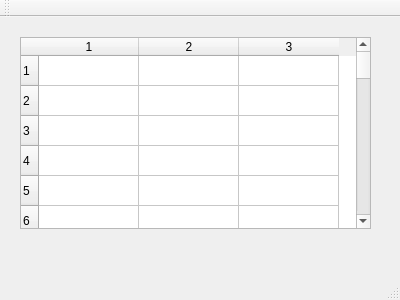
<?xml version="1.0" encoding="UTF-8"?>
<ui version="4.0">
 <class>MainWindow</class>
 <widget class="QMainWindow" name="MainWindow">
  <property name="geometry">
   <rect>
    <x>0</x>
    <y>0</y>
    <width>400</width>
    <height>300</height>
   </rect>
  </property>
  <property name="windowTitle">
   <string>Mem</string>
  </property>
  <widget class="QWidget" name="centralWidget">
   <widget class="QTableWidget" name="tableWidget">
    <property name="geometry">
     <rect>
      <x>20</x>
      <y>20</y>
      <width>351</width>
      <height>192</height>
     </rect>
    </property>
    <property name="rowCount">
     <number>32</number>
    </property>
    <property name="columnCount">
     <number>3</number>
    </property>
    <row/>
    <row/>
    <row/>
    <row/>
    <row/>
    <row/>
    <row/>
    <row/>
    <row/>
    <row/>
    <row/>
    <row/>
    <row/>
    <row/>
    <row/>
    <row/>
    <row/>
    <row/>
    <row/>
    <row/>
    <row/>
    <row/>
    <row/>
    <row/>
    <row/>
    <row/>
    <row/>
    <row/>
    <row/>
    <row/>
    <row/>
    <row/>
    <column/>
    <column/>
    <column/>
   </widget>
  </widget>
  <widget class="QMenuBar" name="menuBar">
   <property name="geometry">
    <rect>
     <x>0</x>
     <y>0</y>
     <width>400</width>
     <height>22</height>
    </rect>
   </property>
  </widget>
  <widget class="QToolBar" name="mainToolBar">
   <attribute name="toolBarArea">
    <enum>TopToolBarArea</enum>
   </attribute>
   <attribute name="toolBarBreak">
    <bool>false</bool>
   </attribute>
  </widget>
  <widget class="QStatusBar" name="statusBar"/>
 </widget>
 <layoutdefault spacing="6" margin="11"/>
 <resources/>
 <connections/>
</ui>
